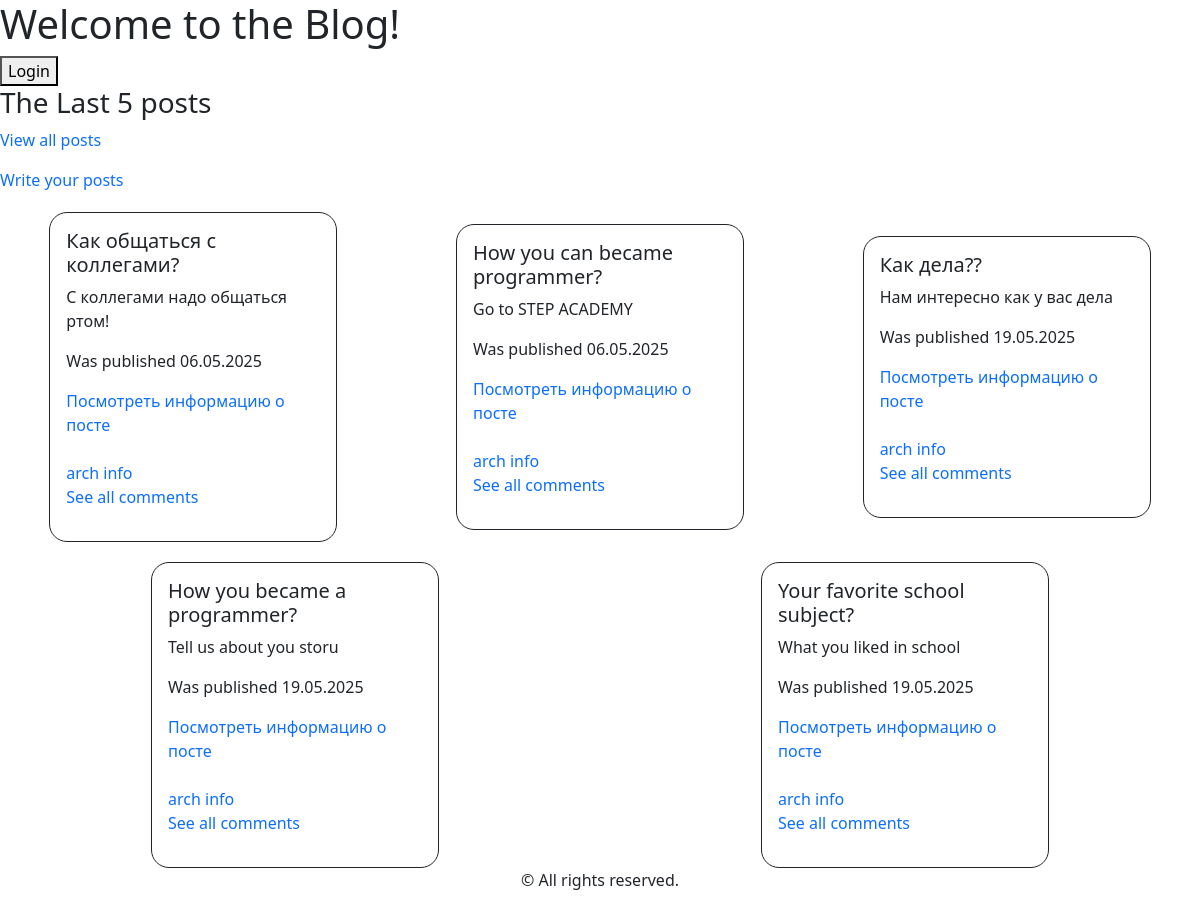
Screenshot of /blog/ with the database file from the repository.
### blog/models.py (models this page shows, shortened)
class Post(models.Model):
    title = models.CharField(max_length=100)
    content = models.TextField()
    author = models.ForeignKey(Prof, on_delete=models.CASCADE)
    created_time = models.DateTimeField(auto_now=True)
    like = GenericRelation(Like)
    objects = PostManager()

class Prof(models.Model):
    user = models.OneToOneField(settings.AUTH_USER_MODEL, on_delete=models.CASCADE)
    bio = models.TextField(blank=True)
    phone = models.CharField(max_length=20, blank=True)
    like = GenericRelation(Like)

### userAuth/models.py (models this page shows)
class UserProfile(AbstractUser):
    bio = models.TextField(blank=True)
    location = models.CharField(max_length = 100,blank=True)
    date = models.DateField(null = True,blank=True)
    avatar = models.ImageField(upload_to='avatars/', blank=True)
    cv = models.FileField(upload_to=get_timestamp_path, blank=True)
    groups = models.ManyToManyField(
        'auth.Group',
        related_name='userprofile_set',
        blank=True,
        help_text='The groups this user belongs to.',
        verbose_name='groups'
    )
    user_permissions = models.ManyToManyField(
        'auth.Permission',
        related_name='userprofile_set',
        blank=True,
        help_text='Specific permissions for this user.',
        verbose_name='user permissions'
    )

### blog/views.py (the view)
# urls.py: path('', views.IndexView.as_view(), name='index'),
class IndexView(TemplateView):
    template_name = 'blog/index.html'
    def get_context_data(self, **kwargs):
        context = super().get_context_data(**kwargs)
        context['posts'] = Post.objects.all()
        context['users'] = User.objects.all()
        context['user'] = self.request.user
        context['rever_posts'] = list(Post.objects.all())[::-1][:5]
        context['likes'] = Like.objects.all()
        return context

### blog/models.py (called while the page is built)
    def get_queryset(self):
        return super().get_queryset().order_by('-created_time')

### templates/blog/index.html (shortened to what this page needs)
{% extends "base.html" %}
{% block content %}
{% if user.is_authenticated %}
        <div class="d-flex flex-column align-items-center">
            <div class="d-flex align-items-center ">
                <h1>Welcome, {{ user.username }}!</h1>
                <form method="post" action="{% url 'blog:logout'%}">
                    {% csrf_token %}
                    <button type="submit">Logout</button>
                </form>
            </div>
            <p><a href="{% url 'blog:password_change'%}">Change password</a></p>
            <h3>All posts</h3>
        </div>
        <p><a href="{%url 'blog:postForm'%}">Write your posts</a></p>
    <div class="cards">
        {%for p in posts%}
        <div class="card" style="width: 18rem;">
            <div class="card-body">
                <h4 class="card-title">{{p.title}}</h4>
                <p class="card-text">{{p.content|truncatewords:10}}</p>
                <i><p>Was published {{p.created_time|date:"d.m.Y"}}</p></i>
            </div>
            <div class="card-body">
                <a href="{% url 'blog:post' p.author.user.username p.title %}" class="btn-primary">Посмотреть информацию о посте</a> <br><br>
                <a href="{% url 'blog:user' p.author.user.username %}">{{p.author.user.username}} info</a>
                <p><a href="{% url 'blog:postComment' p.author.user.username p.title%}">See all comments</a></p>
                <p><a href="{% url 'blog:postLike' p.author.user.username p.title%}">Like</a></p>
            </div>
        </div>
      {%endfor%}
    </div>
    {% else %}
        <div class="df">
            <h1>Welcome to the Blog!</h1>
            <form method="post" action="{% url 'blog:login'%}">
                <button type="submit">Login</button>
            </form>
            <h3>The Last 5 posts</h3>
            <p><a href="{%url 'blog:login'%}">View all posts</a></p>
        </div>
        <p><a href="{%url 'blog:login'%}">Write your posts</a></p>
        <div class="cards">
            {%for p in rever_posts%}
                <div class="card">
                    <div class="card-body">
                        <h5 class="card-title">{{p.title}}</h5>
                        <p class="card-text">{{p.content|truncatewords:10}}</p>
                        <p>Was published {{p.created_time|date:"d.m.Y"}}</p>
                        <a href="{% url 'blog:post' p.author.user.username p.title %}" class="btn-primary">Посмотреть информацию о посте</a> <br><br>
                        <a href="{% url 'blog:user' p.author.user.username %}">{{p.author.user.username}} info</a>
                        <p><a href="{% url 'blog:postComment' p.author.user.username p.title%}">See all comments</a></p>
                    </div>
                </div>
            {%endfor%}
        </div>
    {% endif %}
{% endblock %}
    {%load static%}
    {%load bootstrap5%}

### static/blog.css (style rules this page uses)
.cards { margin: 20px 0 0; display: flex; justify-content: space-around; align-items: center; flex-wrap: wrap; gap: 20px; }
.card { border: 1px solid; border-radius: 18px; width: 18rem; }
a { text-decoration: none; }

### rows the page displays
Post: title "Как общаться с коллегами?", content "С коллегами надо общаться ртом!", created_time "06.05.2025", author.user.username "arch"
Post: title "How you can became programmer?", content "Go to STEP ACADEMY", created_time "06.05.2025", author.user.username "arch"
Post: title "Как дела??", content "Нам интересно как у вас дела", created_time "19.05.2025", author.user.username "arch"
Post: title "How you became a programmer?", content "Tell us about you storu", created_time "19.05.2025", author.user.username "arch"
Post: title "Your favorite school subject?", content "What you liked in school", created_time "19.05.2025", author.user.username "arch"
